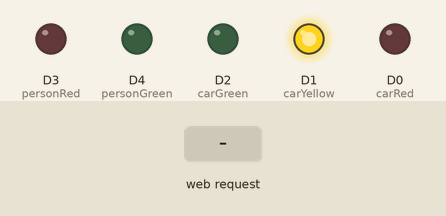
Recording of a sketch running on a simulated ESP8266 (NodeMCU). On the bench: output pins drawn as LEDs (lit = HIGH). Dashed ring = blinking. The test bench sets the inputs (shaded band). WiFi joins after 1.5 s; servers stay silent unless stated; what the sketch prints to the serial monitor is not drawn.

Above: at 2.25 s.
At 2.7 s:
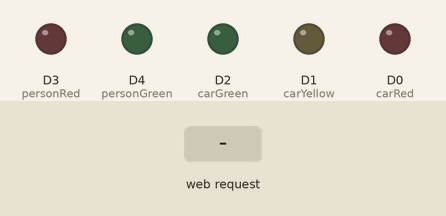
2.8 s: HTTP request GET /state received
At 8.4 s:
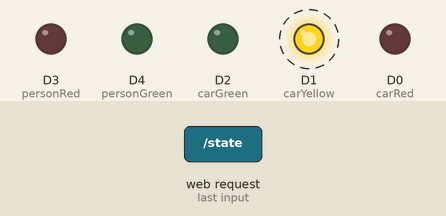
Timing chart, 0 to 10.3 s (numbered marks = the images above; inputs shaded):
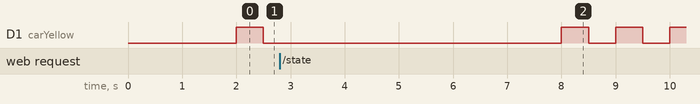

The sketch:

liiklus.ino
```cpp
// Kreutzwaldi tänava valgusfoor — füüsiline foor (ESP8266)
//
// ESP on väike veebiserver samas WiFi võrgus. Leht (liiklus.html + main.js) saadab talle oleku:
//   GET http://valgusfoor-a1.local/state?A1=green&A7=green&J1=red&J6=red
// ESP võtab sealt enda signaalid (CAR_SIGNAL, PERSON_SIGNAL) ja paneb LED-id põlema.
// Kui 5 s jooksul olekut ei tule (leht kinni / võrk maas), vilgub autodele kollane.
//
// Üks plaat = üks autofoor (A1 või A7) + üks jalakäijate foor (J1 või J6).

#include <Arduino.h>
#include <ESP8266WiFi.h>
#include <ESP8266WebServer.h>
#include <ESP8266mDNS.h>

#define carRed D0
#define carYellow D1
#define carGreen D2
#define personRed D3
#define personGreen D4

// WiFi, kus on ka arvuti, millel leht lahti on (nt telefoni hotspot).
#ifndef STASSID
#define STASSID "TLU"
#define STAPSK ""
#endif

// Millist foori see plaat näitab. Teise plaadi jaoks: "A7", "J6", "valgusfoor-a7".
const char* CAR_SIGNAL = "A1";
const char* PERSON_SIGNAL = "J1";
const char* HOSTNAME = "valgusfoor-a1";   // -> http://valgusfoor-a1.local

const unsigned long TIMEOUT_MS = 5000;
const unsigned long blinkInterval = 500;

ESP8266WebServer server(80);

String carLight = "";
String personLight = "";
unsigned long lastUpdate = 0;
bool gotUpdate = false;

void handleState();
void updateTrafficLeds();
void allLedsOff();

void setup() {
  pinMode(carRed, OUTPUT);
  pinMode(carYellow, OUTPUT);
  pinMode(carGreen, OUTPUT);
  pinMode(personRed, OUTPUT);
  pinMode(personGreen, OUTPUT);
  allLedsOff();

  Serial.begin(115200);
  Serial.println();
  Serial.println("Starting traffic light server");

  WiFi.mode(WIFI_STA);
  WiFi.hostname(HOSTNAME);
  WiFi.begin(STASSID, STAPSK);
  Serial.print("Connecting to WiFi");
  while (WiFi.status() != WL_CONNECTED) {
    delay(500);
    Serial.print(".");
  }
  Serial.println();
  Serial.print("IP address: ");
  Serial.println(WiFi.localIP());

  if (MDNS.begin(HOSTNAME)) {
    MDNS.addService("http", "tcp", 80);
    Serial.printf("Name: http://%s.local\n", HOSTNAME);
  }

  server.on("/state", handleState);
  server.begin();
}

void loop() {
  server.handleClient();
  MDNS.update();
  updateTrafficLeds();
}

// GET /state?A1=green&A7=green&J1=red&J6=red
void handleState() {
  if (server.hasArg(CAR_SIGNAL)) carLight = server.arg(CAR_SIGNAL);
  if (server.hasArg(PERSON_SIGNAL)) personLight = server.arg(PERSON_SIGNAL);
  lastUpdate = millis();
  gotUpdate = true;

  Serial.printf("%s: %s, %s: %s\n", CAR_SIGNAL, carLight.c_str(), PERSON_SIGNAL, personLight.c_str());

  server.sendHeader("Access-Control-Allow-Origin", "*");
  server.send(200, "text/plain", "OK");
}

void updateTrafficLeds() {
  bool blinkOn = ((millis() / blinkInterval) % 2) == 0;

  String car = carLight;
  String person = personLight;

  // Turvarežiim: lehelt pole ammu midagi tulnud -> autodele vilkuv kollane, jalakäijad väljas.
  if (!gotUpdate || millis() - lastUpdate > TIMEOUT_MS) {
    car = "blinkingyellow";
    person = "";
  }

  // Autod: red, redyellow, yellow, green, blinkinggreen, blinkingyellow
  digitalWrite(carRed,    car == "red" || car == "redyellow");
  digitalWrite(carYellow, car == "yellow" || car == "redyellow" || (car == "blinkingyellow" && blinkOn));
  digitalWrite(carGreen,  car == "green" || (car == "blinkinggreen" && blinkOn));

  // Jalakäijad: red, green, blinkinggreen
  digitalWrite(personRed,   person == "red");
  digitalWrite(personGreen, person == "green" || (person == "blinkinggreen" && blinkOn));
}

void allLedsOff() {
  digitalWrite(carRed, LOW);
  digitalWrite(carYellow, LOW);
  digitalWrite(carGreen, LOW);
  digitalWrite(personRed, LOW);
  digitalWrite(personGreen, LOW);
}
```
